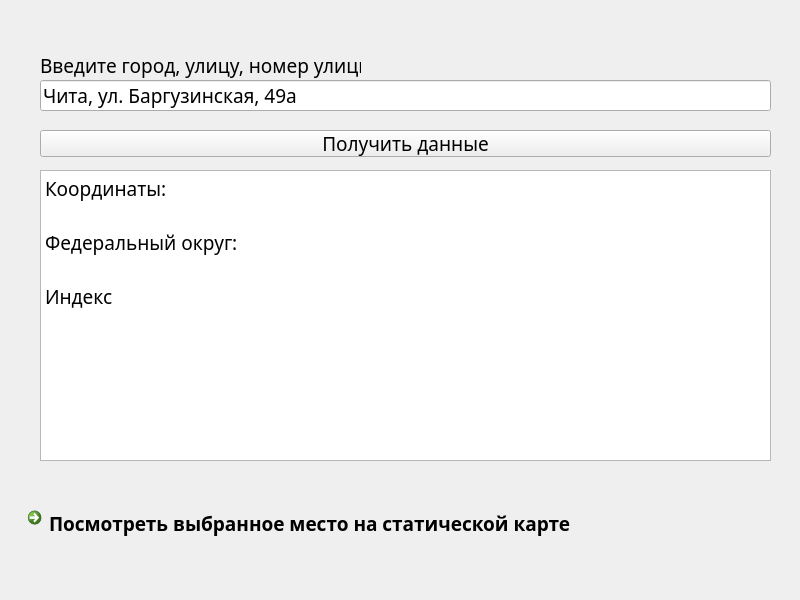
<?xml version="1.0" encoding="UTF-8"?>
<ui version="4.0">
 <class>MW0</class>
 <widget class="QMainWindow" name="MW0">
  <property name="geometry">
   <rect>
    <x>0</x>
    <y>0</y>
    <width>800</width>
    <height>600</height>
   </rect>
  </property>
  <property name="font">
   <font>
    <family>Bahnschrift</family>
    <pointsize>14</pointsize>
   </font>
  </property>
  <property name="windowTitle">
   <string>LabWork</string>
  </property>
  <widget class="QWidget" name="CW01">
   <widget class="QPushButton" name="pushButton">
    <property name="geometry">
     <rect>
      <x>40</x>
      <y>130</y>
      <width>731</width>
      <height>27</height>
     </rect>
    </property>
    <property name="text">
     <string>Получить данные</string>
    </property>
   </widget>
   <widget class="QLabel" name="label">
    <property name="geometry">
     <rect>
      <x>40</x>
      <y>50</y>
      <width>321</width>
      <height>31</height>
     </rect>
    </property>
    <property name="text">
     <string>Введите город, улицу, номер улицы</string>
    </property>
   </widget>
   <widget class="QLineEdit" name="lineEdit">
    <property name="geometry">
     <rect>
      <x>40</x>
      <y>80</y>
      <width>731</width>
      <height>31</height>
     </rect>
    </property>
    <property name="text">
     <string>Чита, ул. Баргузинская, 49а</string>
    </property>
   </widget>
   <widget class="QPlainTextEdit" name="plainTextEdit">
    <property name="geometry">
     <rect>
      <x>40</x>
      <y>170</y>
      <width>731</width>
      <height>291</height>
     </rect>
    </property>
    <property name="plainText">
     <string>Координаты:

Федеральный округ:

Индекс</string>
    </property>
   </widget>
   <widget class="QCommandLinkButton" name="commandLinkButton">
    <property name="geometry">
     <rect>
      <x>20</x>
      <y>500</y>
      <width>761</width>
      <height>41</height>
     </rect>
    </property>
    <property name="text">
     <string>Посмотреть выбранное место на статической карте</string>
    </property>
   </widget>
  </widget>
  <action name="action_8_ZIP_JSON">
   <property name="text">
    <string>ЛР-8 ZIP и JSON</string>
   </property>
  </action>
 </widget>
 <resources/>
 <connections/>
</ui>
